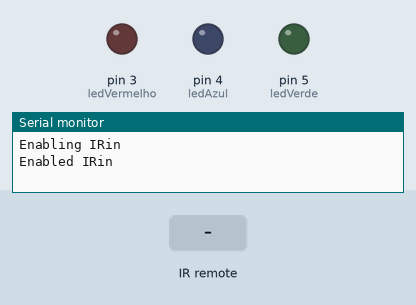
This sketch was run on a simulated Arduino Uno, built with avr-gcc and run on an emulated ATmega328P. Shown: output pins drawn as LEDs (lit = HIGH), the last lines printed to the serial monitor. Inputs (shaded band) come from the test bench.

Above: at 1.2 s.
1.3 s: infrared code 0xFF30CF received
At 1.7 s:
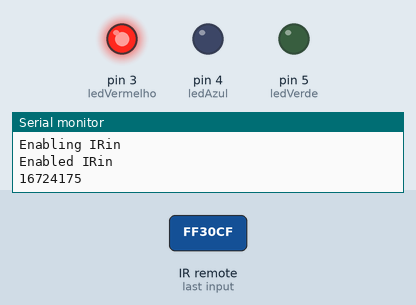
3.3 s: infrared code 0xFF18E7 received
At 3.7 s:
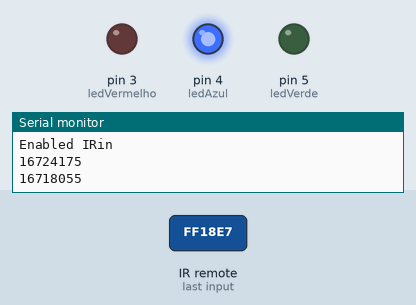
5.3 s: infrared code 0xFF7A85 received
At 5.7 s:
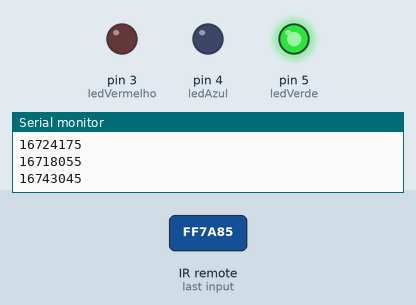
Timing chart, 0 to 8.3 s (numbered marks = the images above; inputs shaded):
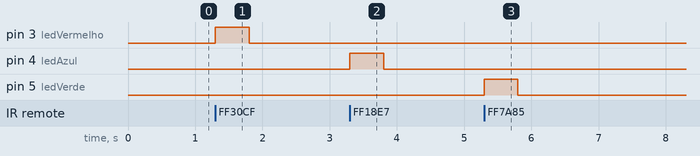

Measured:
- after the input at 1.3 s, pin 3 (ledVermelho): LOW → HIGH at once, → LOW 0.50 s later
- after the input at 3.3 s, pin 4 (ledAzul): LOW → HIGH at once, → LOW 0.50 s later
- after the input at 5.3 s, pin 5 (ledVerde): LOW → HIGH at once, → LOW 0.50 s later

The sketch:

6-controleRemotoLeds.ino
```cpp
#include <IRremote.h>
//Define Pins
int ledVermelho = 3;
int ledAzul = 4;
int ledVerde = 5;

int RECV_PIN = 11;
IRrecv IRR(RECV_PIN);
decode_results results;

void setup()
{
  //Set Led Pins
  pinMode(ledVermelho, OUTPUT);
  pinMode(ledAzul, OUTPUT);
  pinMode(ledVerde, OUTPUT);

  //Enable serial usage and IR signal in
  Serial.begin(9600);
  Serial.println("Enabling IRin");
  IRR.enableIRIn();
  Serial.println("Enabled IRin");
}

void loop() {
  if (IRR.decode()) {
    int botao = IRR.results.value;
    Serial.println(IRR.results.value);

    switch (botao) {
      case 16724175:
        digitalWrite(ledVermelho, HIGH);
        delay(500);
        digitalWrite(ledVermelho, LOW);
        break;

      case 16718055:
        digitalWrite(ledAzul, HIGH);
        delay(500);
        digitalWrite(ledAzul, LOW);
        break;

     case 16743045:
        digitalWrite(ledVerde, HIGH);
        delay(500);
        digitalWrite(ledVerde, LOW);
        break;
    }


    IRR.resume(); // Receive the next value
  }
}
```
